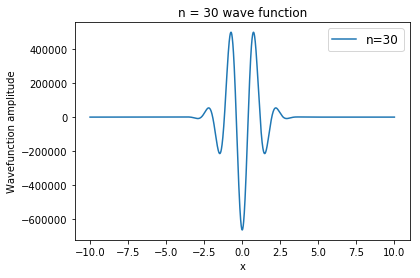
#> input picture n=30.png, 420 x 278 px, given in place of IMG001.jpg, which was not available
$ python 'Fourier Transformation and application of filter with Python in Image process.synctex.py'
#> lines starting #> are read from the running program, lines starting #| are printed output that depends on the picture; pictures that were not available may be replaced by others from this repository, and a replacement may not be noted
# -*- coding: utf-8 -*-
"""
Created on Fri Nov  9 10:53:03 2018

@author: Civet
"""
#Import what packages like numpy matplotlib as usual, for specific functions,
# may import seperatly, for a better common use frequency
import numpy as np
import matplotlib.pyplot as plt
import matplotlib.image as img
from numpy.fft import  fft2,ifftshift,fftshift

#import a sample file image, Which I used one I picked from my own collection,
#which can be change to any file name or change to a input variable to make it
#more widly available to use (as the method 17,but I won't use it this way this
# time)
#name = input("File name =")
name = 'IMG001.jpg'#input("File name =")
img = img.imread(name)
#> img is the input picture: shape (278, 420, 4) float32; mean R, G, B, A 0.968, 0.972, 0.975, 1
R = img[:,:,0]
G = img[:,:,1]
B = img[:,:,2]
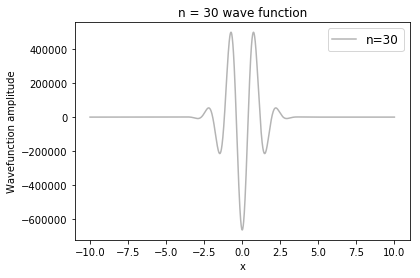
#> B: shape (278, 420) float32; min 0, max 1, mean 0.975
#save all three RGB layers into certainer for possible future usage


#setting up the filter matrice as what has been written in the report:
#construct them with zeros and ones, the constants used below is the size of
#the window size in each filter.
N_L=160
N_H=80
rows,cols = R.shape
#> rows = 278; cols = 420
#High pass filter
mask = np.ones(R.shape,np.uint8)
mask[int(rows/2)-N_H:int(rows/2)+N_H,int(cols/2)-N_H:int(cols/2)+N_H] = 0
#Low pass filter
mask_1 = np.zeros(R.shape,np.uint8)
mask_1[int(rows/2)-N_L:int(rows/2)+N_L,int(cols/2)-N_L:int(cols/2)+N_L] = 1
#---------------------------------------------
#define RGB diagram to gray scale diagram
#as the packages imported don't have a gray scale transform function, a scale
#of RGB ratio must be manually input. As a easy scale of 1/3 of each layer, a
# more accurate ratio of 0.299 * R + 0.587 * G + 0.114 * B was found online,
# with a better clarity, this ratio was chosen to be keep.
def rgb2gray(rgb):
    return np.dot(rgb[...,:3], [0.299, 0.587, 0.114])

# define the filter-Fourier transformation compression method
# As steps are vary similar for the three basic filters, I compress all process
# that repeats times by time into a funtion to make the script efficient and
# clearer to read .
def compress(image,N,mask):
#> called with N = 80
    phase1 = fft2(image)# transform into frequency domain
    phase1shift = fftshift(phase1)# centerolize the forurier result
    phase2shift = ifftshift(phase1shift*mask)
    #filter it and decenterolize the function
    img_new = np.abs(np.fft.ifft2(phase2shift))
    # take the real part off the result and keep in usage
    img_new = (img_new-np.amin(img_new))/(np.amax(img_new)-np.amin(img_new))
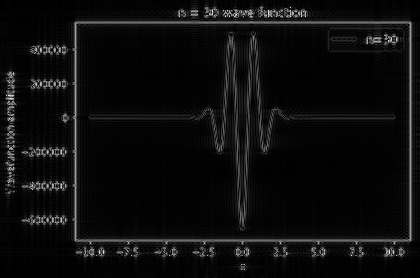
#> img_new: shape (278, 420) float64; min 0, max 1, mean 0.0519
    #respread the outpiut through the range
    return img_new
#---------------------------------------------
#image compressing in gray scale with all three methods to compare with each
# other for a analysis of each result output.
gray = rgb2gray(img)
plt.subplot(231)
plt.imshow(compress(gray,N_H,mask),'gray')
plt.title('High-pass-Gray')
plt.subplot(232)
plt.imshow(compress(gray,N_L,mask_1),'gray')
#> call 2 of compress, with N = 160
#> in compress (call 2), `img_new = np.abs(np.fft.ifft2(phase2shift))`:
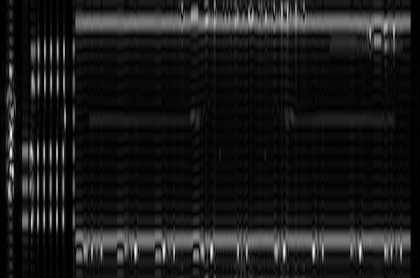
#> img_new: shape (278, 420) float64; min 6.55e-06, max 0.12, mean 0.0127; drawn with min black and max white
plt.title('Low-pass-Gray')
plt.subplot(233)
plt.imshow(compress(gray,N_H,mask*mask_1),'gray')
plt.title('Band-pass-Gray')

#---------------------------------------------
# After gray scale, proceed the same process to the RGB image, however, as RGB
# has three layers, all three should be through the same filter in frequency
# domain.
# Low pass
r=compress(R,50,mask_1)*255
g=compress(G,50,mask_1)*255
b=compress(B,50,mask_1)*255
# Create the result container
result=np.zeros([len(img),len(img[0]),3],dtype=np.uint8)
#> result: shape (278, 420, 3); every value is 0
# fill the container with results
result[:,:,0]=r
result[:,:,1]=g
result[:,:,2]=b
plt.subplot(234)
plt.imshow(result)
plt.title('Low_pass-RGB')
# High pass
r=compress(R,50,mask)*255
g=compress(G,50,mask)*255
b=compress(B,50,mask)*255
result[:,:,0]=r
result[:,:,1]=g
result[:,:,2]=b
plt.subplot(235)
plt.imshow(result)
plt.title('High-pass-RGB')
# Band pass
r=compress(R,50,mask*mask_1)*255
g=compress(G,50,mask*mask_1)*255
b=compress(B,50,mask*mask_1)*255
result[:,:,0]=r
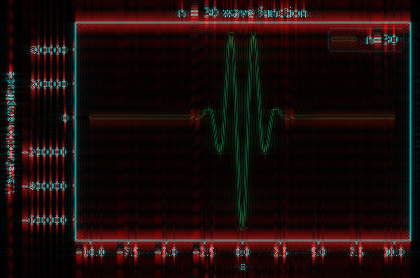
#> result: shape (278, 420, 3); mean R, G, B 26.8, 12.4, 11.3
result[:,:,1]=g
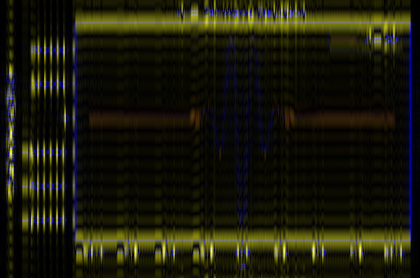
#> result: shape (278, 420, 3); mean R, G, B 26.8, 26.2, 11.3
result[:,:,2]=b
plt.subplot(236)
plt.imshow(result)
plt.title('Band-pass-RGB')
#Last output the Original Diagram for a visual caomparison
plt.figure(2)
plt.imshow(img)
plt.title(' Original')
# As a side support I did the plot for the filter sample,although the basic
# three filter looks the same visually in such a big scale, they are pretty
# different while dimensions are not that huge.
plt.figure(3)
f = np.fft.fft2(mask_1)
f1shift = np.fft.fftshift(f)
img = np.log(np.abs(f1shift))
plt.imshow(img,'gray')
plt.title(' Low-pass filter in this project’s size')
# This is a sample of Low pass filter in frequency domain I copyed from
# https://blog.csdn.net/on2way/article/details/46981825
# which is where most support from online, which most lead my thought and
#  progress through the hole project.
plt.figure(4)
laplacian = np.array([[0,1,0],[1,-4,1],[0,1,0]])
f = np.fft.fft2(laplacian)
f1shift = np.fft.fftshift(f)
img = np.log(np.abs(f1shift))
plt.imshow(img,'gray')
plt.title(' Low pass filter in a 3x3 scale')

# Thanks again for reading this script to the end(I hope someone did), thanks
# again for such a great course I take this year, I know there's still several
# filter out there, for example, Guassian Filter, Mean Filter, Median Filter
# and so on, but I choose to not proceed too far this time. As the most target
# has already completed among the progress.However, I found that finding out
# these filter and developing something by oneself is really something enjoyable.
# Just as a suggestion, probably that is a good assignment for next year student
# as some of the student might from engineer or study signal analysis, that's
# really helpful.Thanks again for being such a great course now.orz
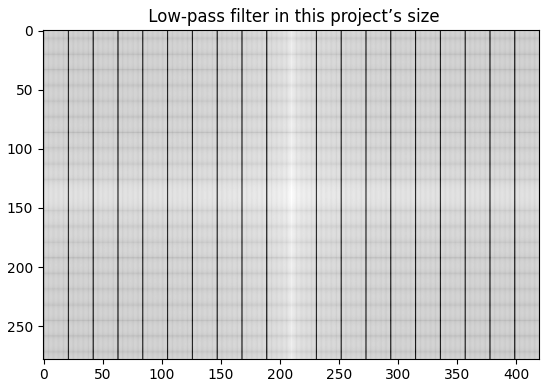
#> figure drawn by matplotlib, 1 panel
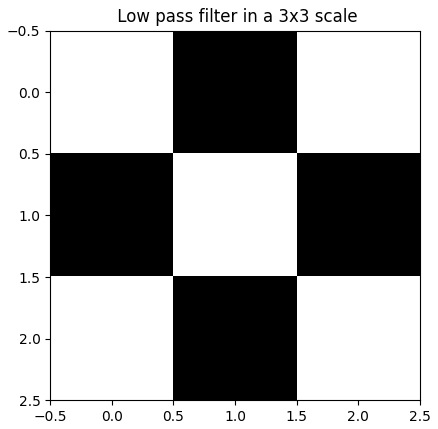
#> figure drawn by matplotlib, 1 panel

$ run again, on uncertainty.png
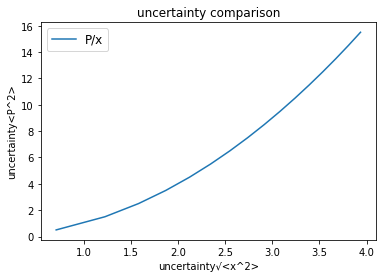
#> input picture uncertainty.png, 386 x 278 px, given in place of IMG001.jpg, which was not available
#> img is the input picture: shape (278, 386, 4) float32; mean R, G, B, A 0.975, 0.977, 0.979, 1
#> `result[:,:,1]=g`:
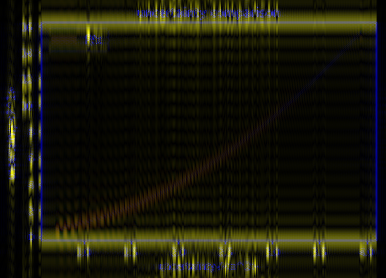
#> result: shape (278, 386, 3); mean R, G, B 24.1, 23.6, 9.9
#> `# really helpful.Thanks again for being such a great course now.orz`:
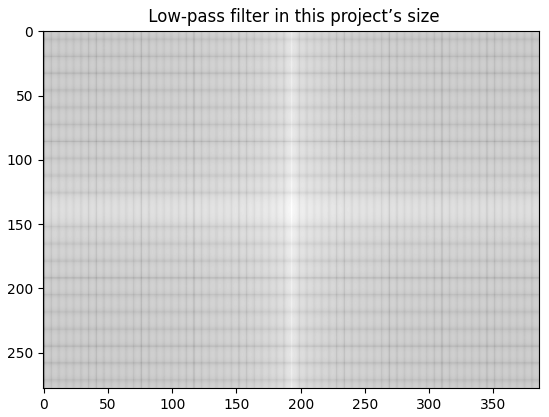
#> figure drawn by matplotlib, 1 panel
